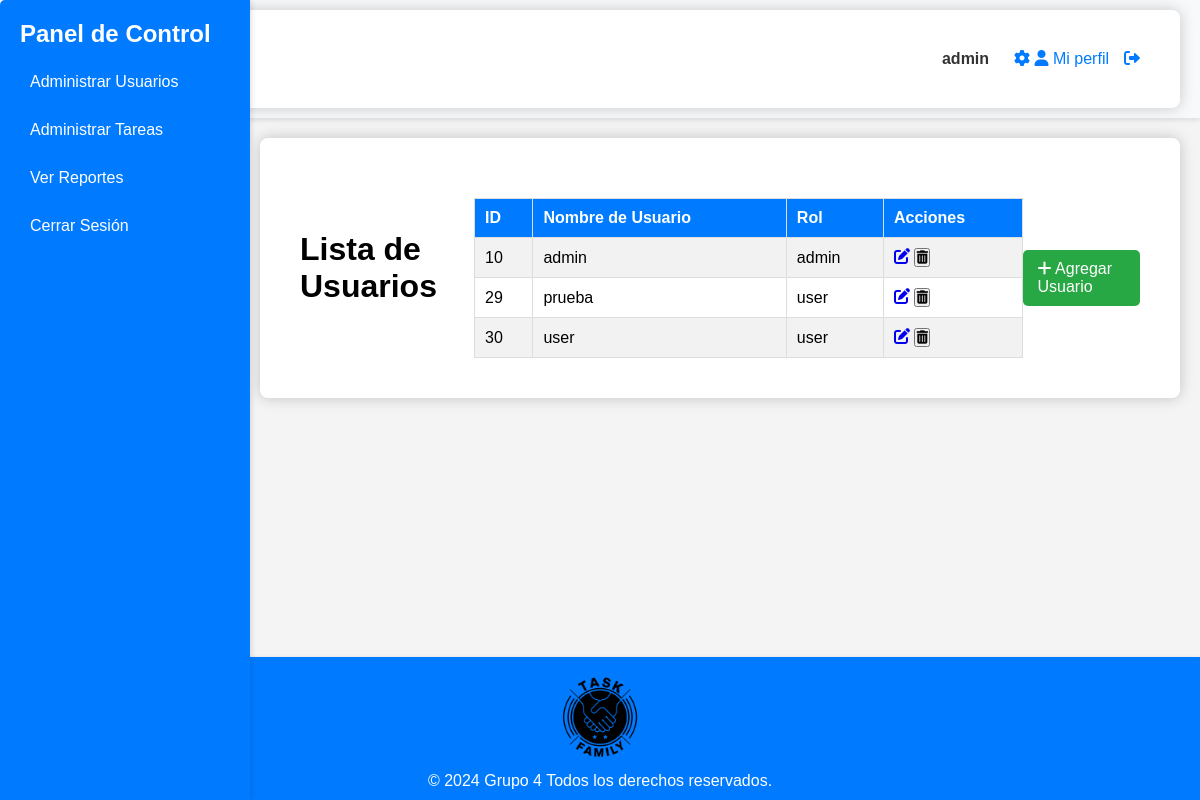
Page /admin_panel.php (signed in) on the earlier database version.
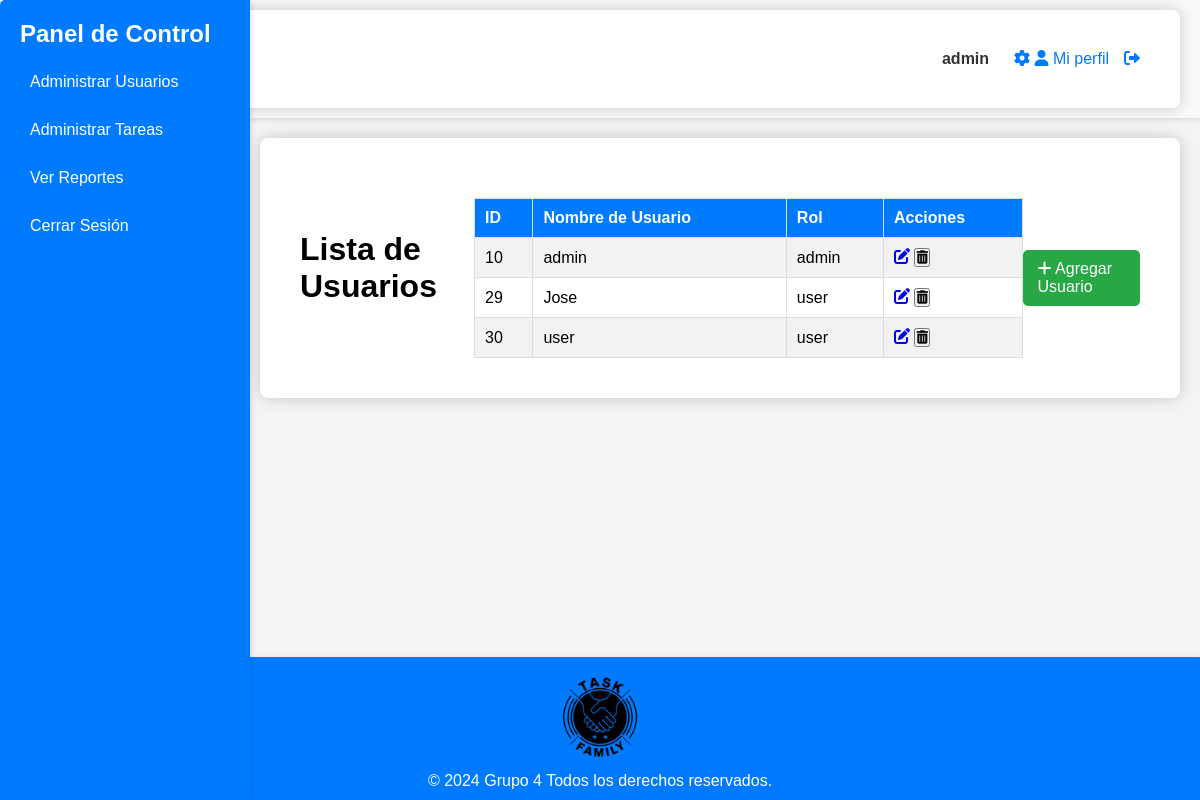
Same page on the later database version.
### tables this page shows
CREATE TABLE `users` (
  `id` int(11) NOT NULL,
  `username` varchar(50) NOT NULL,
  `email` varchar(100) NOT NULL,
  `profile_picture` varchar(255) DEFAULT NULL,
  `password` varchar(255) NOT NULL,
  `role` enum('admin','user') NOT NULL,
  `created_at` timestamp NOT NULL DEFAULT current_timestamp(),
  `photo` varchar(255) DEFAULT 'uploads/default-avatar.png'
);

### admin_panel.php (the view, shortened to what this page needs)
<?php
include 'db_connection.php';
$sql = "SELECT * FROM users";
$result = $conn->query($sql);
?>
<!DOCTYPE html>
<html lang="es">
<head>
    <link rel="stylesheet" href="styles/admin_users.css">
    <link rel="stylesheet" href="https://cdnjs.cloudflare.com/ajax/libs/font-awesome/6.0.0/css/all.min.css">
</head>
<body>
    <?php include 'header_admin.php'; ?>
    <?php include 'sidebar.php'; ?>
    <div class="main-content">
        <div class="container">
            <h1>Lista de Usuarios</h1>
            <table>
                <tr>
                    <th>ID</th>
                    <th>Nombre de Usuario</th>
                    <th>Rol</th>
                    <th>Acciones</th>
                </tr>
                <?php while ($user = $result->fetch_assoc()): ?>
                <tr>
                    <td><?php echo $user['id']; ?></td>
                    <td><?php echo $user['username']; ?></td>
                    <td><?php echo $user['role']; ?></td>
                    <td>
                        <a href="edit_user.php?id=<?php echo $user['id']; ?>" title="Editar"><i class="fas fa-edit"></i></a>
                        <form action="delete_user.php" method="POST" style="display:inline;">
                            <button type="submit" title="Eliminar" onclick="return confirm('¿Estás seguro de que quieres eliminar este usuario?');">
                                <i class="fas fa-trash-alt"></i>
                            </button>
                        </form>
                    </td>
                </tr>
                <?php endwhile; ?>
            </table>
            <a class="btn-add" href="add_user.php"><i class="fas fa-plus"></i> Agregar Usuario</a>
        </div>
    </div>
    <?php include 'footer.php'; ?>
</body>
</html>

Differences in the rows shown:
changed users id 29: username "prueba" → "Jose"
